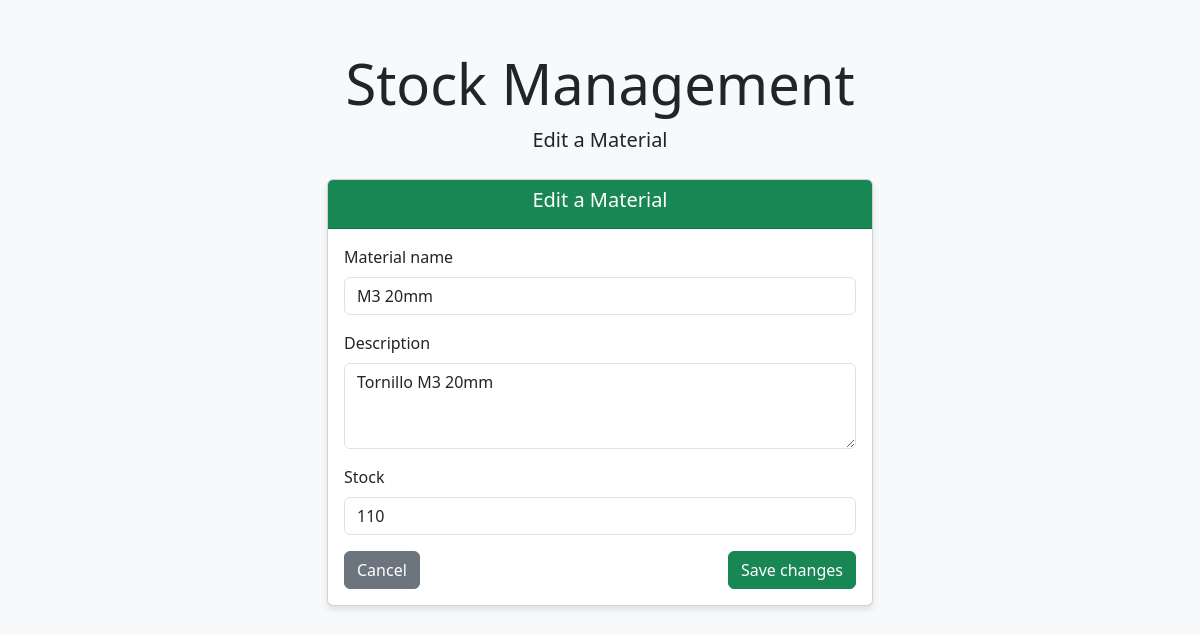
The app's page /material/1/edit with its own data.
### model/model.py (models this page shows, shortened)
class Material(Base):
    __tablename__ = 'materials'
    material_id = Column(Integer, primary_key=True)
    name = Column(String)
    description = Column(String)
    stock = Column(Integer)
    purchases = relationship("MaterialPurchase", back_populates="material", cascade="all, delete-orphan")
    products = relationship("ProductMaterial", back_populates="material", cascade="all, delete-orphan")

### app.py (the view, shortened to what this page needs)
@app.route('/material/<int:material_id>/edit', methods=['GET', 'POST'])
def edit_material(material_id):
    material_controller = MaterialController(session)
    material = material_controller.get_material(material_id)
    if not material:
        return "Material not found", 404
    return render_template('edit_material.html', material=material)

### controller/controller.py (called while the page is built)
    def get_material(self, material_id):
        return self.session.query(Material).filter_by(material_id=material_id).first()

### templates/edit_material.html (shortened to what this page needs)
<!DOCTYPE html>
<html lang="en">
<head>
    <link href="https://cdn.jsdelivr.net/npm/bootstrap@5.3.0/dist/css/bootstrap.min.css" rel="stylesheet">
</head>
<body>
    <div class="container">
        <div class="text-center mb-4">
            <h1 class="display-4">Stock Management</h1>
            <p class="lead">Edit a Material</p>
        </div>
        <div class="row justify-content-center">
            <div class="col-md-6">
                <div class="card">
                    <div class="card-header text-center bg-success text-white">
                        <h5>Edit a Material</h5>
                    </div>
                    <div class="card-body">
                        <form method="POST">
                            <div class="mb-3">
                                <label for="name" class="form-label">Material name</label>
                                <input type="text" class="form-control" id="name" name="name" value="{{material.name}}" required>
                            </div>
                            <div class="mb-3">
                                <label for="description" class="form-label">Description</label>
                                <textarea class="form-control" id="description" name="description" rows="3" required>{{material.description}}</textarea>
                            </div>
                            <div class="mb-3">
                                <label for="stock" class="form-label">Stock</label>
                                <input type="number" class="form-control" id="stock" name="stock" step="1" value="{{material.stock}}" required>
                            </div>
                            <div class="d-flex justify-content-between">
                                <a href="/materials" class="btn btn-secondary">Cancel</a>
                                <button type="submit" class="btn btn-success">Save changes</button>
                            </div>
                        </form>
                    </div>
                </div>
            </div>
        </div>
    </div>
</body>
</html>

### templates/edit_material.html (style rules this page uses)
body { background-color: #f8f9fa; }
.container { margin-top: 50px; }
.card { box-shadow: 0 4px 6px rgba(0, 0, 0, 0.1); }

### records on screen
Material: name "M3 20mm", description "Tornillo M3 20mm", stock "110"
